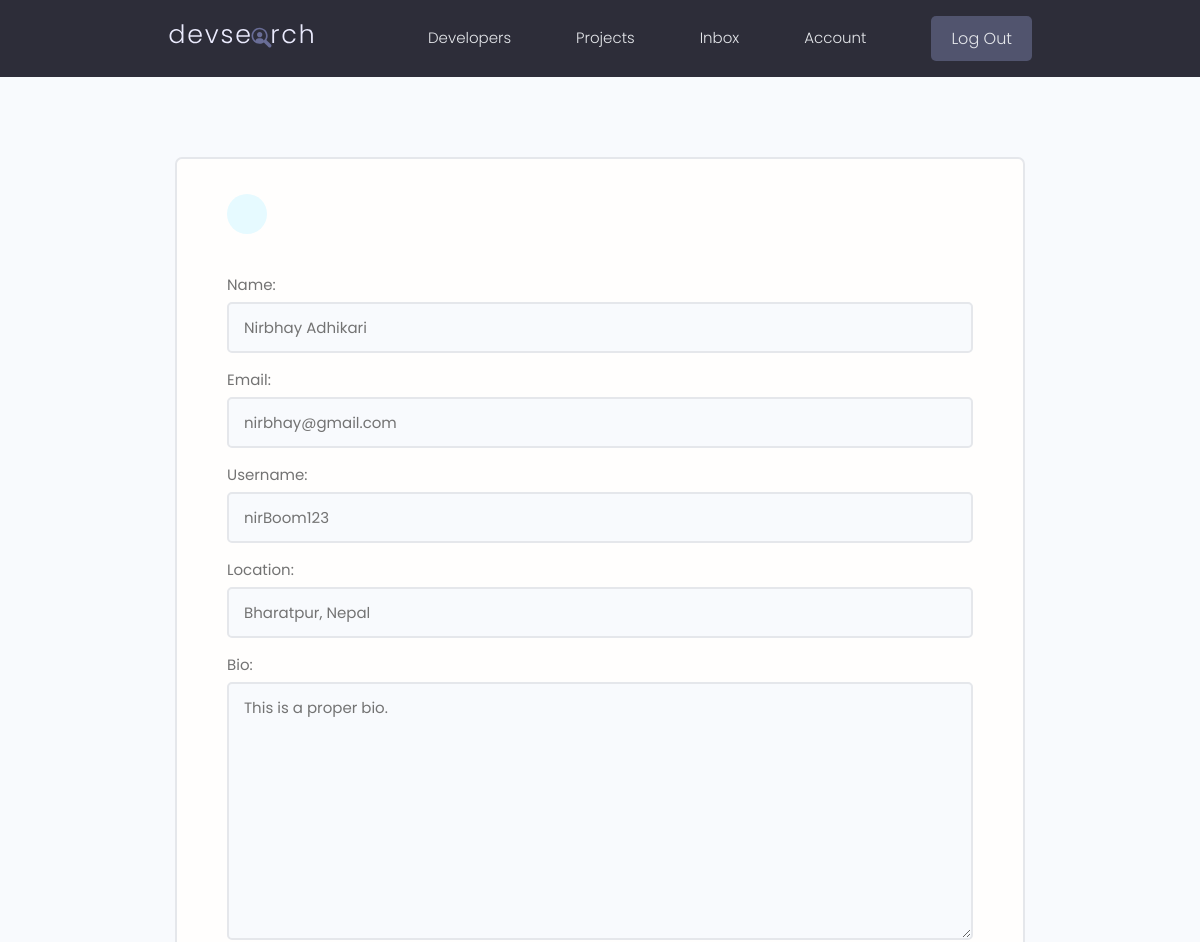
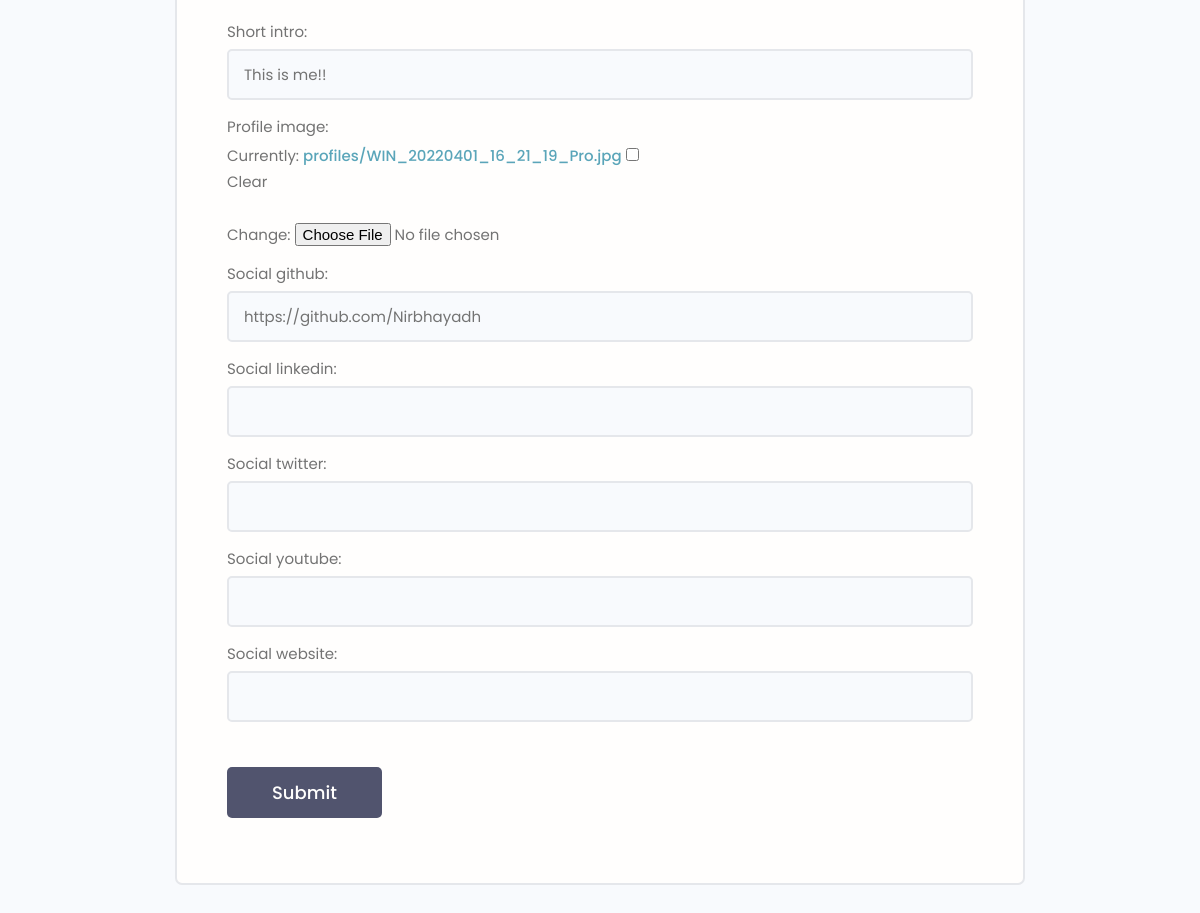
The page /edit-account/ (signed in) on the database its author committed (2 pictures, top to bottom).
### users/models.py (models this page shows, shortened)
class Profile(models.Model):
    user= models.OneToOneField(User, on_delete=models.CASCADE, null=True, blank=True)
    name= models.CharField(max_length=200, blank=True, null=True)
    email= models.EmailField(max_length=500, blank=True, null=True)
    username= models.CharField(max_length=200, blank=True, null=True)
    location= models.CharField(max_length=200, blank=True, null=True)
    short_intro=models.CharField(max_length=200, blank=True, null=True)
    bio=models.TextField(blank=True, null=True)
    profile_image=models.ImageField(null=True, blank=True, upload_to= 'profiles/', default='profiles/user-default.png')
    social_github= models.CharField(max_length=200, blank=True, null=True)
    social_twitter= models.CharField(max_length=200, blank=True, null=True)
    social_linkedin= models.CharField(max_length=200, blank=True, null=True)
    social_youtube= models.CharField(max_length=200, blank=True, null=True)
    social_website= models.CharField(max_length=200, blank=True, null=True)
    created= models.DateTimeField(auto_now_add=True)
    id= models.UUIDField(default=uuid.uuid4, unique=True, primary_key=True, editable=False)

### users/views.py (the view)
# urls.py: path('edit-account/', views.editAccount, name='edit-account') ,
@login_required(login_url='login')
def editAccount(request):
    profile= request.user.profile
    form=ProfileForm(instance=profile)
    if request.method=='POST':
        form=ProfileForm(request.POST, request.FILES, instance=profile)
        if form.is_valid():
            form.save()
            return redirect('account')
    context={'form':form}
    return render(request, 'users/profile_form.html', context)

### users/forms.py
class ProfileForm(ModelForm):
    class Meta:
        model=Profile
        fields= ['name', 'email', 'username', 'location',
        'bio', 'short_intro', 'profile_image', 'social_github', 'social_linkedin', 'social_twitter','social_youtube', 'social_website'  ]
    def __init__(self, *args, **kwargs):
                super(ProfileForm, self).__init__(*args, **kwargs)
                for name, field in self.fields.items():
                    field.widget.attrs.update({'class': 'input'})

### users/templates/users/profile_form.html (shortened to what this page needs)
{% extends 'main.html' %}
{% block content %}
    <main class="formPage my-xl">
        <div class="content-box">
            <div class="formWrapper">
                <a class="backButton" href="{% url 'account' %}"></a>
                <br>
                <form class="form" method="POST" action="{% url 'edit-account' %}" enctype="multipart/form-data">
{% for field in form %}
                    <div class="form__field">
                        <label for="formInput#text">{{field.label}}: </label>
                        {{field}}
                    </div>
                    {% endfor %}
                    <input class="btn btn--sub btn--lg  my-md" type="submit" value="Submit" />
                </form>
            </div>
        </div>
    </main>
{% endblock content %}

### static/styles/app.css (style rules this page uses)
:root { --color-sub: #2d2d39; }
.btn--sub { background-color: var(--color-sub-light); }
.content-box { width: 95%; max-width: 85rem; margin: 0 auto; }
.backButton { background: var(--color-main-light); color: var(--color-main); width: 4rem; height: 4rem; display: flex; align-items: center; justify-content: center; border-radius: 50%; }
.formPage .formWrapper { list-style: none; background: var(--color-white); padding: 3.5rem 5rem; border: 2px solid var(--color-light); border-radius: 0.7rem; }

### static/uikit/styles/modules/_variables.css (style rules this page uses)
:root { --color-main: #5aa5b9; --color-main-light: #e6faff; --color-sub: #3f4156; --color-sub-light: #51546e; --color-sub-lighter: #ededfd; --color-text: #737373; --color-gray: #8b8b8b; --color-light: #e5e7eb; --color-light-gray: #767676; --color-bg: #f8fafd; --color-white: #fffefd; --color-white-light: #f3f3f3; --color-success: #359e64; --color-success-bg: #def8e8; --color-error: #fc4b0b; --color-error-bg: #fff2ee; --font-base: 'Poppins', arial, helvetica, 'Segoe UI', roboto, ubuntu, sans-serif; --font-monospace: 'Fira Code', 'Courier New', courier, monospace; --font-regular: 300; --font-medium: 500; --font-bold: 700; --generic-shadow: 1px 1px 5px #00000010; --generic-transition: all 0.3s ease-in-out; }

### static/uikit/styles/modules/_base.css (style rules this page uses)
* { margin: 0; padding: 0; box-sizing: border-box; text-rendering: optimizeLegibility; color: inherit; font-size: inherit; }
html { font-size: 50%; }
@media only screen and (min-width: 480px) { html { font-size: 56.25%; } }
@media only screen and (min-width: 1200px) { html { font-size: 62.5%; } }
body { line-height: 1.6; font-weight: 400; font-size: 1.5rem; color: var(--color-text); background-color: var(--color-bg); min-height: 100vh; }

### static/uikit/styles/modules/_typography.css (style rules this page uses)
* { font-family: var(--font-base); }
a { padding-bottom: 2px; text-decoration: none; display: inline-block; color: var(--color-main); font-weight: var(--font-medium); }

### static/uikit/styles/modules/_utilities.css (style rules this page uses)
.my-md { margin: 3rem auto; }
.my-xl { margin: 8rem auto; }

### static/uikit/styles/modules/_button.css (style rules this page uses)
.btn { display: inline-block; position: relative; cursor: pointer; background-color: var(--color-light); font-weight: var(--font-medium); color: var(--color-sub); text-decoration: none; padding: 1rem 2rem; border-radius: 0.5rem; border: none; width: -webkit-fit-content; width: -moz-fit-content; width: fit-content; height: -webkit-fit-content; height: -moz-fit-content; height: fit-content; font-size: 1.6rem; outline-width: 0; outline-color: transparent; -webkit-backface-visibility: hidden; backface-visibility: hidden; transition: all 0.3s ease-in-out; }
.btn--sub { background-color: var(--color-sub); color: var(--color-white); }
.btn--lg { font-size: 1.8rem; padding: 1.2rem 4.5rem; }

### static/uikit/styles/modules/_form.css (style rules this page uses)
.form { display: block; }
.form__field { margin-top: 1.5rem; margin-bottom: 1.5rem; }
.form__label, .form__field > label { display: block; margin-bottom: 0.5rem; color: var(--color-text); }
input.input[type='text'], input.input[type='email'], input.input[type='password'], input.input[type='number'], textarea.input { min-width: 24rem; width: 100%; padding: 1.2rem 1.5rem; border-radius: 0.5rem; border: 2px solid var(--color-light); transition: all 0.3s ease-in-out; background-color: var(--color-bg); }

### rows shown on the page
Profile: form "Nirbhay Adhikari" "nirbhay@gmail.com" "nirBoom123" "Bharatpur, Nepal" "This is a proper bio." "This is me!!" "https://github.com/Nirbhayadh"

### other values the page prints
{{ field.label }} "Name" "Email" "Username" "Location" "Bio" "Short intro" "Profile image" "Social github" "Social linkedin" "Social twitter" "Social youtube" "Social website"
